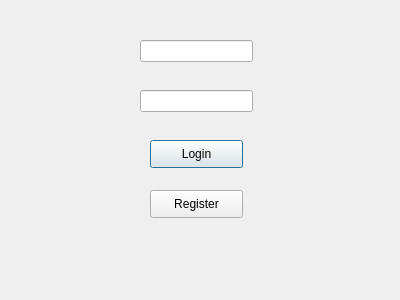
<?xml version="1.0" encoding="UTF-8"?>
<ui version="4.0">
 <class>Login</class>
 <widget class="QDialog" name="Login">
  <property name="geometry">
   <rect>
    <x>0</x>
    <y>0</y>
    <width>400</width>
    <height>300</height>
   </rect>
  </property>
  <property name="windowTitle">
   <string>Dialog</string>
  </property>
  <widget class="QPushButton" name="loginButton">
   <property name="geometry">
    <rect>
     <x>150</x>
     <y>140</y>
     <width>93</width>
     <height>28</height>
    </rect>
   </property>
   <property name="text">
    <string>Login</string>
   </property>
  </widget>
  <widget class="QPushButton" name="regButton">
   <property name="geometry">
    <rect>
     <x>150</x>
     <y>190</y>
     <width>93</width>
     <height>28</height>
    </rect>
   </property>
   <property name="text">
    <string>Register</string>
   </property>
  </widget>
  <widget class="QLineEdit" name="lineLogin">
   <property name="geometry">
    <rect>
     <x>140</x>
     <y>40</y>
     <width>113</width>
     <height>22</height>
    </rect>
   </property>
  </widget>
  <widget class="QLineEdit" name="lineReg">
   <property name="geometry">
    <rect>
     <x>140</x>
     <y>90</y>
     <width>113</width>
     <height>22</height>
    </rect>
   </property>
  </widget>
 </widget>
 <resources/>
 <connections/>
</ui>
